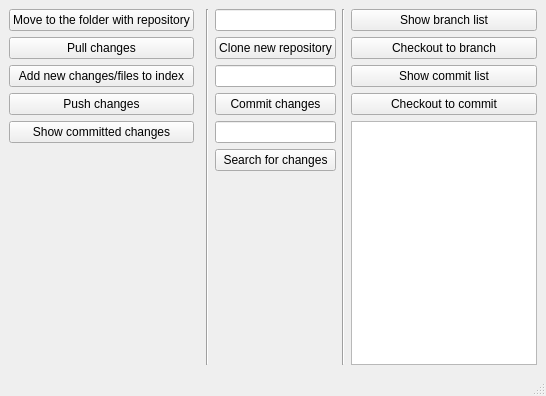
<?xml version="1.0" encoding="UTF-8"?>
<ui version="4.0">
 <class>MainWindow</class>
 <widget class="QMainWindow" name="MainWindow">
  <property name="geometry">
   <rect>
    <x>0</x>
    <y>0</y>
    <width>546</width>
    <height>396</height>
   </rect>
  </property>
  <property name="windowTitle">
   <string>MainWindow</string>
  </property>
  <widget class="QWidget" name="centralwidget">
   <layout class="QHBoxLayout" name="horizontalLayout">
    <item>
     <layout class="QVBoxLayout" name="verticalLayout_2">
      <item>
       <widget class="QPushButton" name="moveToRep">
        <property name="text">
         <string>Move to the folder with repository</string>
        </property>
       </widget>
      </item>
      <item>
       <widget class="QPushButton" name="pullChanges">
        <property name="text">
         <string>Pull changes</string>
        </property>
       </widget>
      </item>
      <item>
       <widget class="QPushButton" name="addNewChangesToIndex">
        <property name="text">
         <string>Add new changes/files to index</string>
        </property>
       </widget>
      </item>
      <item>
       <widget class="QPushButton" name="PushChanges">
        <property name="text">
         <string>Push changes</string>
        </property>
       </widget>
      </item>
      <item>
       <widget class="QPushButton" name="showCommitedChanges">
        <property name="text">
         <string>Show committed changes</string>
        </property>
       </widget>
      </item>
      <item>
       <widget class="QLabel" name="commitedChangesLabel">
        <property name="text">
         <string/>
        </property>
       </widget>
      </item>
      <item>
       <spacer name="verticalSpacer">
        <property name="orientation">
         <enum>Qt::Vertical</enum>
        </property>
        <property name="sizeHint" stdset="0">
         <size>
          <width>20</width>
          <height>40</height>
         </size>
        </property>
       </spacer>
      </item>
     </layout>
    </item>
    <item>
     <widget class="Line" name="line">
      <property name="orientation">
       <enum>Qt::Horizontal</enum>
      </property>
     </widget>
    </item>
    <item>
     <widget class="Line" name="line_2">
      <property name="orientation">
       <enum>Qt::Vertical</enum>
      </property>
     </widget>
    </item>
    <item>
     <layout class="QVBoxLayout" name="verticalLayout">
      <item>
       <widget class="QLineEdit" name="pathToCloneLine"/>
      </item>
      <item>
       <widget class="QPushButton" name="cloneNewRep">
        <property name="text">
         <string>Clone new repository</string>
        </property>
       </widget>
      </item>
      <item>
       <widget class="QLineEdit" name="commitNameLine"/>
      </item>
      <item>
       <widget class="QPushButton" name="commitChanges">
        <property name="text">
         <string>Commit changes</string>
        </property>
       </widget>
      </item>
      <item>
       <widget class="QLineEdit" name="changeSearchLine"/>
      </item>
      <item>
       <widget class="QPushButton" name="searchForChanges">
        <property name="text">
         <string>Search for changes</string>
        </property>
       </widget>
      </item>
      <item>
       <spacer name="verticalSpacer_2">
        <property name="orientation">
         <enum>Qt::Vertical</enum>
        </property>
        <property name="sizeHint" stdset="0">
         <size>
          <width>20</width>
          <height>40</height>
         </size>
        </property>
       </spacer>
      </item>
     </layout>
    </item>
    <item>
     <widget class="Line" name="line_3">
      <property name="orientation">
       <enum>Qt::Vertical</enum>
      </property>
     </widget>
    </item>
    <item>
     <layout class="QVBoxLayout" name="verticalLayout_3">
      <item>
       <widget class="QPushButton" name="showBranchList">
        <property name="text">
         <string>Show branch list</string>
        </property>
       </widget>
      </item>
      <item>
       <widget class="QPushButton" name="checkoutToBranch">
        <property name="text">
         <string>Checkout to branch</string>
        </property>
       </widget>
      </item>
      <item>
       <widget class="QPushButton" name="ShowCommitList">
        <property name="text">
         <string>Show commit list</string>
        </property>
       </widget>
      </item>
      <item>
       <widget class="QPushButton" name="checkoutToCommit">
        <property name="text">
         <string>Checkout to commit</string>
        </property>
       </widget>
      </item>
      <item>
       <widget class="QListWidget" name="listWidget"/>
      </item>
     </layout>
    </item>
   </layout>
  </widget>
  <widget class="QMenuBar" name="menubar">
   <property name="geometry">
    <rect>
     <x>0</x>
     <y>0</y>
     <width>546</width>
     <height>20</height>
    </rect>
   </property>
  </widget>
  <widget class="QStatusBar" name="statusbar"/>
 </widget>
 <resources/>
 <connections/>
</ui>
